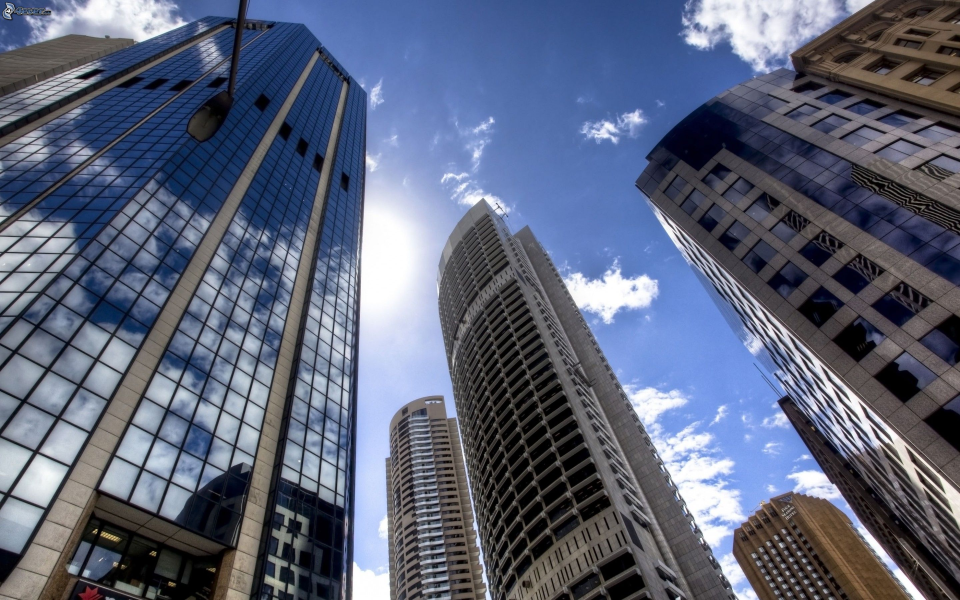
#> input picture Edge-bar/rascacielos.jpeg, 2880 x 1800 px, found by its file name (shown at 1/3 size)
$ python bar_canny.py
#> lines starting #> are read from the running program, lines starting #| are printed output that depends on the picture
import cv2


def funtion(x):
    pass

img = cv2.imread("Edge-bar/rascacielos.jpeg") # read image
#> img is the input picture: shape (1800, 2880, 3); mean B, G, R 122, 100.3, 92.6
img2 = cv2.resize(img,(800,650)) # resize image for window
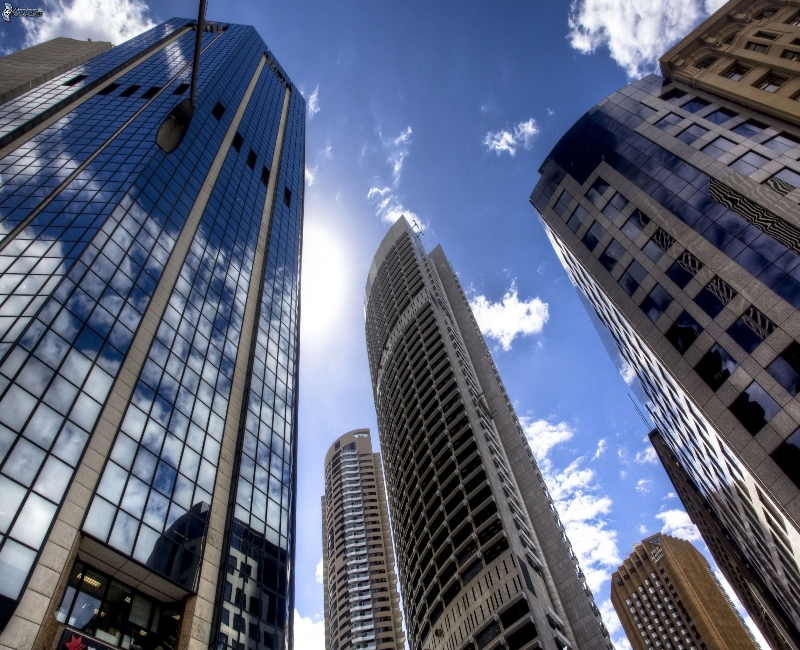
#> img2: shape (650, 800, 3); mean B, G, R 121.9, 100.2, 92.5
cv2.namedWindow("img") # name for window

#rgb color
cv2.createTrackbar("Canny Lower","img",0,255,funtion) #canny lower bar
cv2.createTrackbar("Canny Upper","img",0,255,funtion) #canny upper bar

#switch
switch = "0:OFF \n1:ON"
cv2.createTrackbar(switch,"img",0,1,funtion) #switch bar

while (1):
    k = cv2.waitKey(1) & 0xFF
#> (key Esc is pressed here)
    if k == 27: #ASCCI conversion (ESC)
        break
    #position bar
    l = cv2.getTrackbarPos("Canny Lower","img")
    up = cv2.getTrackbarPos("Canny Upper","img")
    s = cv2.getTrackbarPos(switch,"img")


    if s==0: #switch off
        cv2.imshow("img",img2)

    else: #switch on
        canny_img=cv2.Canny(img2,l,up)# canny function
        cv2.imshow("img",canny_img) #canny image

cv2.destroyAllWindows()
